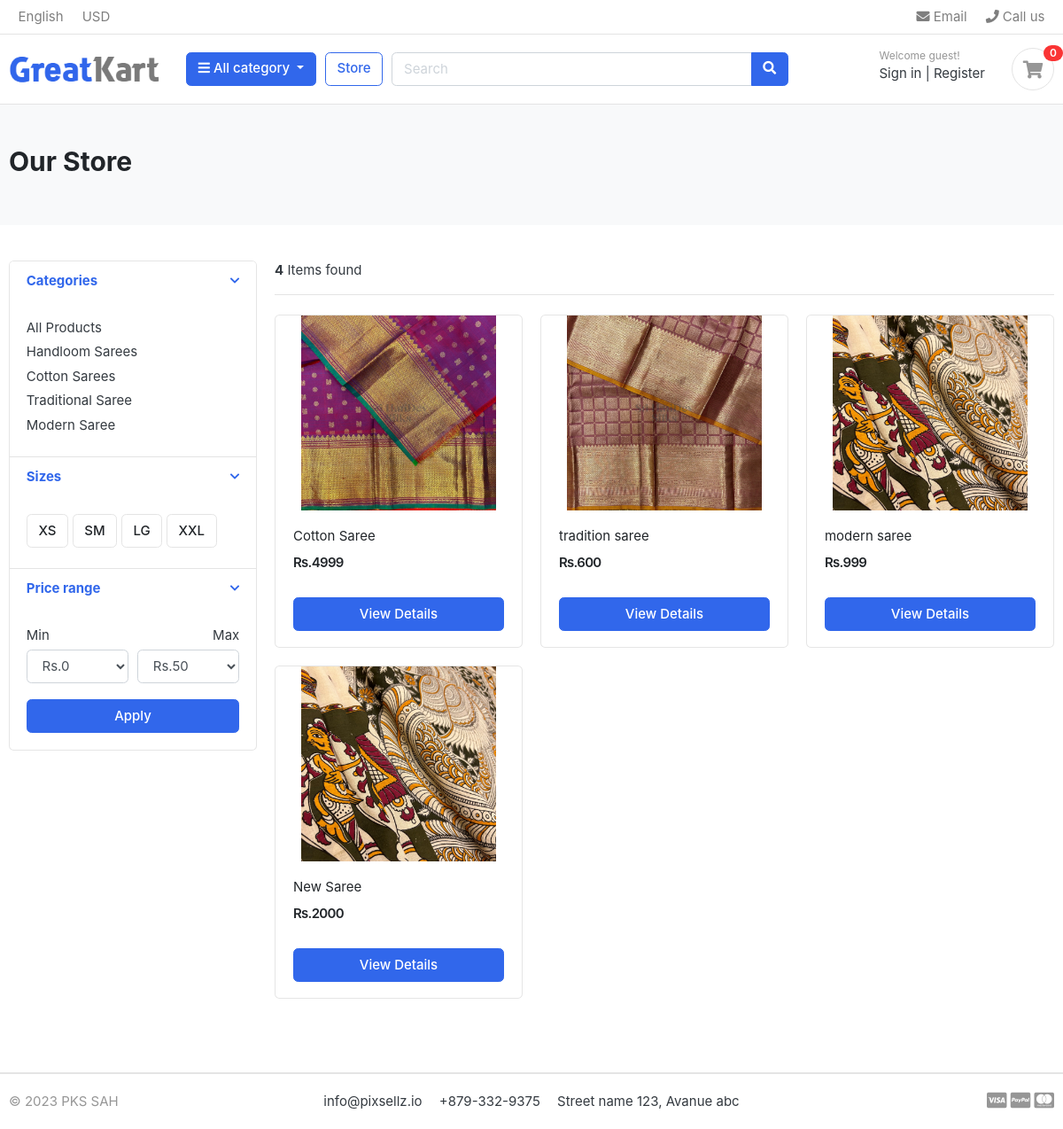
/store/?page=2, run on an earlier commit of the app's database.
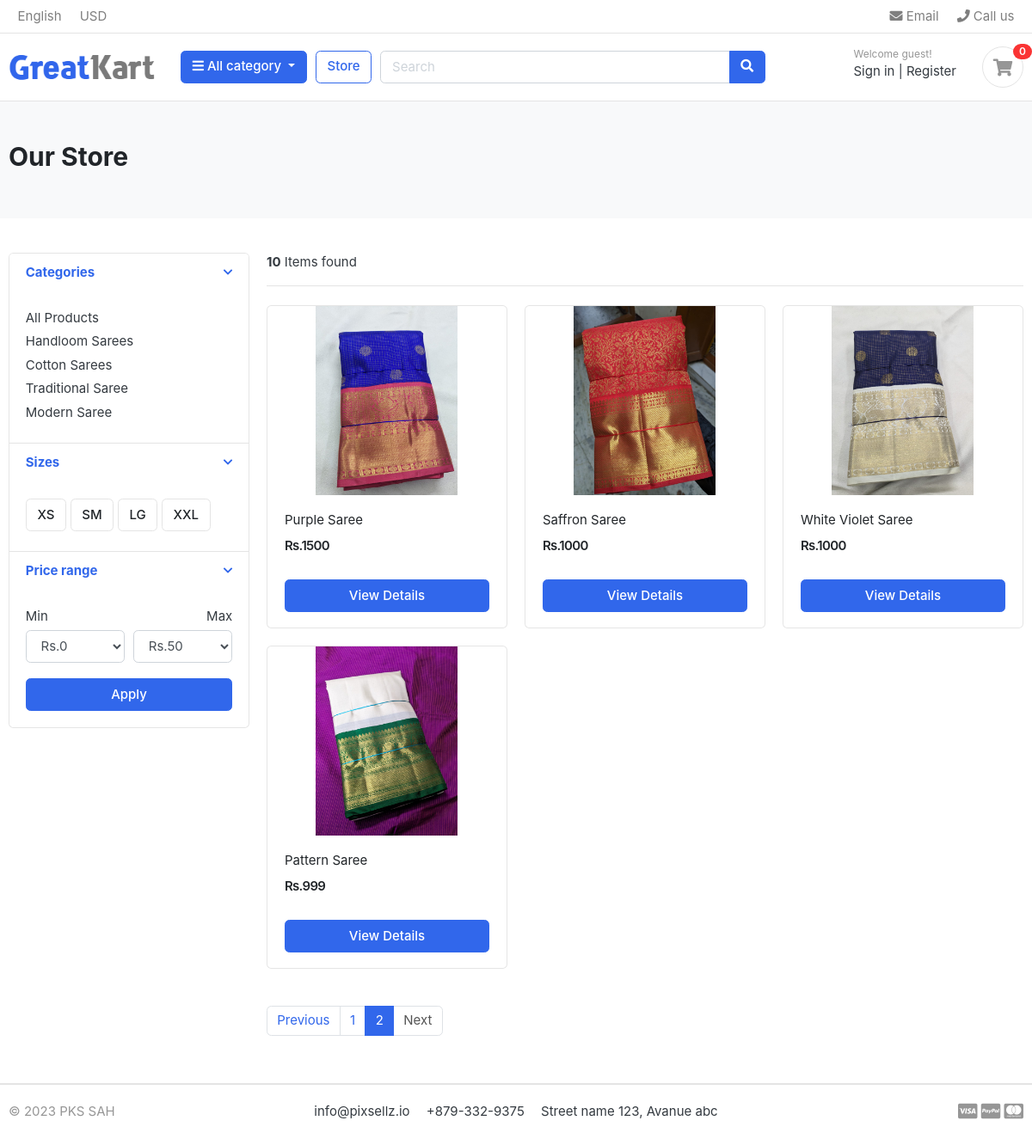
And on a later commit of the database.
### category/models.py (models this page shows, shortened)
class Category(models.Model):
    category_name  =models.CharField(max_length=50, unique=True)
    slug = models.SlugField(max_length=100, unique=True )
    description = models.TextField(max_length=255)
    cat_image = models.ImageField(upload_to='photos/categories', blank=True)
    class Meta:
        verbose_name = 'category'
        verbose_name_plural= 'categories'
    def get_url(self):
        return reverse('product_by_category', args=[self.slug])

### store/models.py (models this page shows, shortened)
class Product(models.Model):
    product_name = models.CharField(max_length=200, unique=True)
    slug = models.SlugField(max_length=200, unique=True)
    description = models.TextField(max_length=500, blank=True)
    price = models.IntegerField()
    images = models.ImageField(upload_to='photos/products')
    stock = models.IntegerField()
    is_available = models.BooleanField(default=True)
    category = models.ForeignKey(Category, on_delete=models.CASCADE)
    created_date = models.DateField(auto_now_add=True)
    modified_date = models.DateTimeField(auto_now=True)
    def get_url(self):
        return reverse('product_detail',args=[self.category.slug, self.slug])

### store/views.py (the view)
# urls.py: path("store/", include('store.urls')),
def store(request, category_slug=None):
    categories = None
    products = None
    if category_slug != None:
        categories = get_object_or_404(Category, slug=category_slug)
        products = Product.objects.filter(category = categories, is_available=True)
        paginator = Paginator(products, 6)
        page = request.GET.get('page')
        paged_products = paginator.get_page(page)
        product_count = products.count()
    else:
        products  = Product.objects.all().filter(is_available=True).order_by('id')
        paginator = Paginator(products, 6)
        page = request.GET.get('page')
        paged_products = paginator.get_page(page)
        product_count = products.count()
    context={
        'products': paged_products,
        'product_count': product_count,
    }
    return render(request, 'store/store.html', context)

### carts/context_processors.py (called while the page is built)
def counter(request):
    cart_count =0
    if 'admin' in request.path:
        return {}
    else:
        try:
            cart = Cart.objects.filter(cart_id= _cart_id(request))
            cart_items = CartItem.objects.all().filter(cart=cart[:1])
            for cart_item in cart_items:
                cart_count =  cart_count + cart_item.quantity
        except Cart.DoesNotExist:
            cart_count = 0
    return dict(cart_count=cart_count)

### carts/views.py (called while the page is built)
def _cart_id(request):
    cart = request.session.session_key
    if not cart:
        cart = request.session.create()
    return cart

### category/context_processors.py (called while the page is built)
def menu_links(request):
    links = Category.objects.all()
    return dict(links=links)

### templates/store/store.html (shortened to what the changed rows need)
{% extends 'base.html' %}
{% load static %}
{% block content %}
<section class="section-pagetop bg">
    <div class="container">
        {% if 'search' in request.path %}
        <h2 class="title-page">Search Result</h2>
        {% else %}
          <h2 class="title-page">Our Store</h2>
        {% endif %}
    </div>
    </section>
    <section class="section-content padding-y">
    <div class="container">
    <div class="row">
        <aside class="col-md-3">
    <div class="card">
        <article class="filter-group">
            <div class="filter-content collapse show" id="collapse_1" style="">
                <div class="card-body">
                    <ul class="list-menu">
                        {% for category in links %}
                    <li><a href="{{ category.get_url }}">{{category.category_name}}</a></li>
                    {% endfor %}
                    </ul>
                </div>
            </div>
        </article>
    </div>
        </aside>
        <main class="col-md-9">
    <header class="border-bottom mb-4 pb-3">
            <div class="form-inline">
                <span class="mr-md-auto"><b>{{product_count}}</b> Items found </span>
            </div>
    </header>
    <div class="row">
        {% if products %}
        {% for product in products %}
        <div class="col-md-4">
            <figure class="card card-product-grid">
                <div class="img-wrap">
                    <a href="{{product.get_url}}"><img src="{{product.images.url}}"></a>
                </div>
                <figcaption class="info-wrap">
                    <div class="fix-height">
                        <a href="{{product.get_url}}" class="title">{{product.product_name}}</a>
                        <div class="price-wrap mt-2">
                            <span class="price">Rs.{{product.price}}</span>
                        </div>
                    </div>
                    <a href="{{ product.get_url  }}" class="btn btn-block btn-primary">View Details </a>
                </figcaption>
            </figure>
        </div>
        {% endfor %}
        {% else %}
          <div>
            <h2>No Result Found</h2>
          </div>
        {% endif %}
    </div>
    <nav class="mt-4" aria-label="Page navigation sample">
        {% if products.has_other_pages %}
      <ul class="pagination">
        {% if products.has_previous %}
        <li class="page-item"><a class="page-link" href="?page={{products.previous_page_number}}">Previous</a></li>
        {% else %}
        <li class="page-item disabled"><a class="page-link" href="#">Previous</a></li>
        {% endif %}
        {% for i in products.paginator.page_range %}
          {% if products.number == i %}
        <li class="page-item active"><a class="page-link" href="#">{{i}}</a></li>
        {% else %}
        <li class="page-item"><a class="page-link" href="?page={{i}}">{{i}}</a></li>
        {% endif %}
        {% endfor %}
        {% if products.has_next %}
        <li class="page-item"><a class="page-link" href="?page={{products.next_page_number}}">Next</a></li>
        {% else %}
        <li class="page-item disabled"><a class="page-link" href="#">Next</a></li>
        {% endif %}
      </ul>
      {% endif %}
    </nav>
        </main>
    </div>
    </div>
    </section>
{% endblock %}

What changed in the data, as far as the page shows it:
no longer on this page (row unchanged): Product: images (picture), product_name "Cotton Saree", price "4999"
no longer on this page (row unchanged): Product: images (picture), product_name "tradition saree", price "600"
no longer on this page (row unchanged): Product: images (picture), product_name "modern saree", price "999"
no longer on this page (row unchanged): Product: images (picture), product_name "New Saree", price "2000"
added Product: images (picture), product_name "Purple Saree", price "1500"
added Product: images (picture), product_name "Saffron Saree", price "1000"
added Product: images (picture), product_name "White Violet Saree", price "1000"
added Product: images (picture), product_name "Pattern Saree", price "999"
Also different on the page:
{{ product_count }}: "4" → "10"
text now shown: "Previous Next"
new list line: "1"
new list line: "2"
